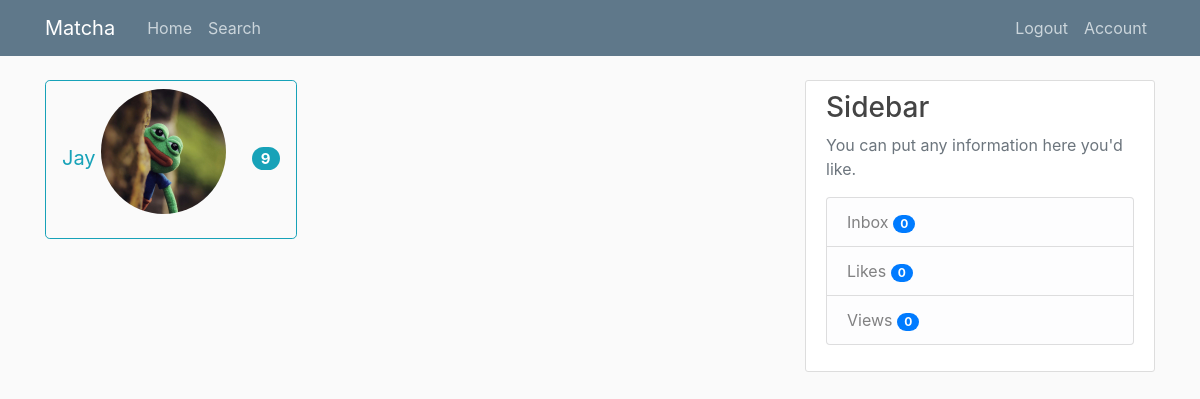
Page /inbox (signed in) on the earlier database version.
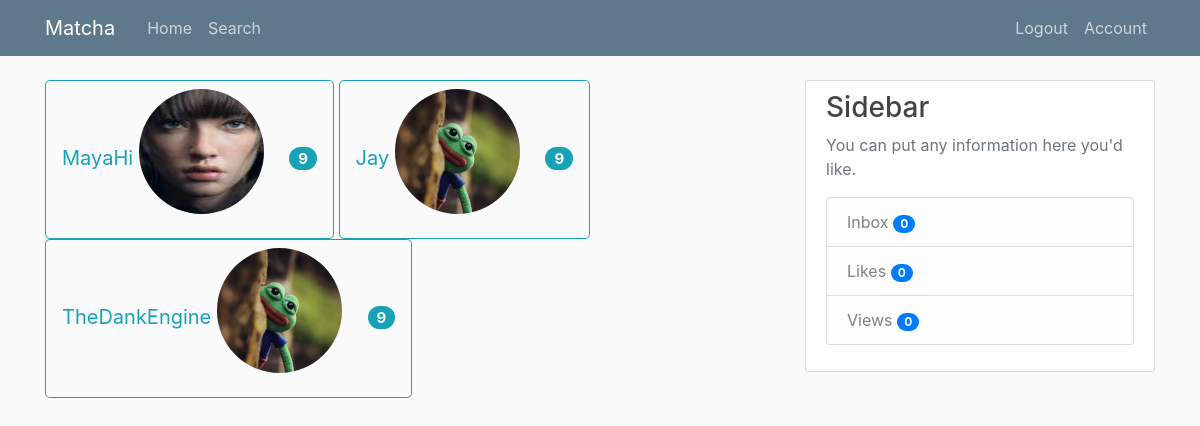
Same page on the later database version.
### tables this page shows
CREATE TABLE likes (
            id INTEGER PRIMARY KEY AUTOINCREMENT,
            liked_user INTEGER NULL,
            user_id INTEGER NOT NULL,
            FOREIGN KEY (user_id)
                REFERENCES users (user_id) 
            );

CREATE TABLE users (
            user_id INTEGER PRIMARY KEY AUTOINCREMENT,
            firstname TEXT NOT NULL,
            lastname TEXT NOT NULL,
            age INTEGER NOT NULL,
            birthdate TEXT NOT NULL,
            username TEXT NOT NULL,
            email TEXT NOT NULL,
            password TEXT NOT NULL,
            gender TEXT NOT NULL,
            sexual_pref TEXT NULL,
            biography TEXT NULL,
            famerating INTEGER DEFAULT 100,
            image_file_p TEXT DEFAULT "default.jpg",
            image_file_1 TEXT NULL,
            image_file_2 TEXT NULL,
            image_file_3 TEXT NULL,
            image_file_4 TEXT NULL,
            image_file_5 TEXT NULL,
            geo_track TEXT DEFAULT "1",
            location_city TEXT NULL,
            location_region TEXT NULL
            );

### matcha/routes.py (the view)
@app.route('/inbox')
@login_required
def inbox():
    conn = sql.connect('matcha\\users.db')
    cur = conn.cursor()
    cur.execute("SELECT * FROM likes WHERE likes.user_id=:currentuser", {'currentuser': current_user.user_id})
    users_liked = cur.fetchall()
    print('Likes BY Current user:            ', users_liked)
    cur.execute("SELECT likes.liked_user, likes.user_id, users.username, users.image_file_p FROM likes, users WHERE likes.liked_user=:currentuser AND likes.user_id=users.user_id", {'currentuser': current_user.user_id})
    users_likedby = cur.fetchall()
    print('Likes FROM Users -> Current user: ', users_likedby)
    true_likes = []
    for index, like in enumerate(users_liked):
                i = 0
                while i != len(users_likedby):
                    if like[1] == users_likedby[i][1]:
                        true_likes.append(users_likedby[i])
                        break
                    i = i + 1
    print('True Likes, visible users!      : ', true_likes)
    conn.close()
    return render_template('inbox.html', title='Inbox', users=true_likes) #user_images=user_images)

### matcha/classes.py (called while the page is built)
    def __repr__(self):
        return "User('{}', '{}', '{}', '{}', '{}', '{}', '{}', '{}', '{}', '{}', '{}', {}, {}, {}, {}, {}, {}, {}, {}, {}, {})".format(
        self.user_id, self.firstname, self.lastname, self.age, self.birthdate,
        self.username, self.email, self.password, self.gender, self.sexual_pref,
        self.biography, self.famerating, self.image_file_p, self.image_file_1,
        self.image_file_2, self.image_file_3, self.image_file_4, self.image_file_5,
        self.geo_track, self.location_city, self.location_region)

### matcha/models.py (called while the page is built)
@login_manager.user_loader
def load_user(id):
    conn = sql.connect('matcha\\users.db')
    cur = conn.cursor()
    cur.execute("SELECT * from users where email = (?)", [id])
    userrow = cur.fetchone()
    print ('id ', id)
    print ('fetchone ', userrow)
    user = User(userrow[0], userrow[1], userrow[2], userrow[3], userrow[4],
            userrow[5], userrow[6], userrow[7], userrow[8], userrow[9],
            userrow[10], userrow[11], userrow[12], userrow[13], userrow[14],
            userrow[15], userrow[16], userrow[17], userrow[18], userrow[19],
            userrow[20])
    print('return id', user)
    return (user)

### matcha/templates/inbox.html (shortened to what this page needs)
{% extends "layout.html" %}
{% block content %}
{% for user in users %}
    <a href="{{ url_for('messages', user_id=user[1]) }}" role="button" class="btn btn-outline-info btn-lg">{{ user[2] }}
        <img class="rounded-circle account-img" src="/static/profile_pics/{{ user[3] }}">
        <span class="badge badge-pill badge-info">9</span>
    </a>
{% endfor %}
{% endblock content %}

Differences in the rows shown:
added likes: username "MayaHi", image_file_p (picture)
now on this page (row unchanged): likes: username "TheDankEngine", image_file_p (placeholder picture)
